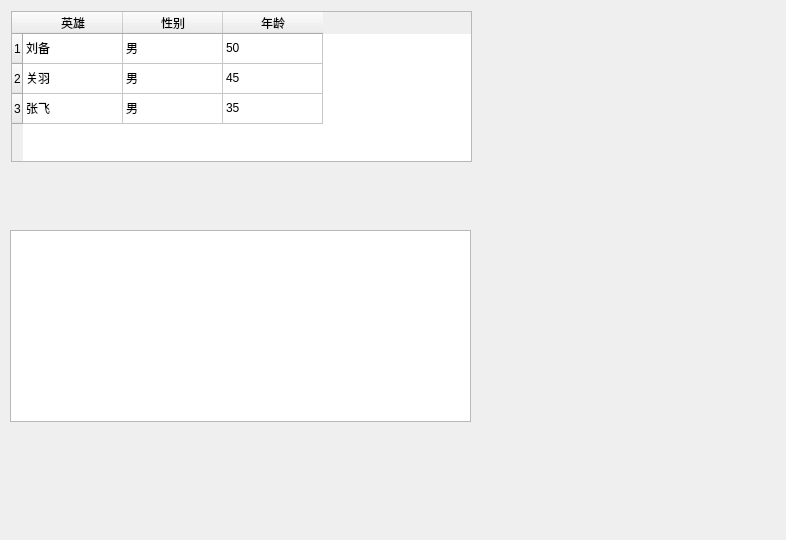
<?xml version="1.0" encoding="UTF-8"?>
<ui version="4.0">
 <class>Widget</class>
 <widget class="QWidget" name="Widget">
  <property name="geometry">
   <rect>
    <x>0</x>
    <y>0</y>
    <width>786</width>
    <height>540</height>
   </rect>
  </property>
  <property name="windowTitle">
   <string>Widget</string>
  </property>
  <widget class="QTableWidget" name="tableWidget">
   <property name="geometry">
    <rect>
     <x>11</x>
     <y>11</y>
     <width>461</width>
     <height>151</height>
    </rect>
   </property>
   <row>
    <property name="text">
     <string>1</string>
    </property>
   </row>
   <row>
    <property name="text">
     <string>2</string>
    </property>
   </row>
   <row>
    <property name="text">
     <string>3</string>
    </property>
   </row>
   <column>
    <property name="text">
     <string>英雄</string>
    </property>
   </column>
   <column>
    <property name="text">
     <string>性别</string>
    </property>
   </column>
   <column>
    <property name="text">
     <string>年龄</string>
    </property>
   </column>
   <item row="0" column="0">
    <property name="text">
     <string>刘备</string>
    </property>
   </item>
   <item row="0" column="1">
    <property name="text">
     <string>男</string>
    </property>
   </item>
   <item row="0" column="2">
    <property name="text">
     <string>50</string>
    </property>
   </item>
   <item row="1" column="0">
    <property name="text">
     <string>关羽</string>
    </property>
   </item>
   <item row="1" column="1">
    <property name="text">
     <string>男</string>
    </property>
   </item>
   <item row="1" column="2">
    <property name="text">
     <string>45</string>
    </property>
   </item>
   <item row="2" column="0">
    <property name="text">
     <string>张飞</string>
    </property>
   </item>
   <item row="2" column="1">
    <property name="text">
     <string>男</string>
    </property>
   </item>
   <item row="2" column="2">
    <property name="text">
     <string>35</string>
    </property>
   </item>
  </widget>
  <widget class="QTableWidget" name="tableWidget_2">
   <property name="geometry">
    <rect>
     <x>10</x>
     <y>230</y>
     <width>461</width>
     <height>192</height>
    </rect>
   </property>
  </widget>
 </widget>
 <layoutdefault spacing="6" margin="11"/>
 <resources/>
 <connections/>
</ui>
